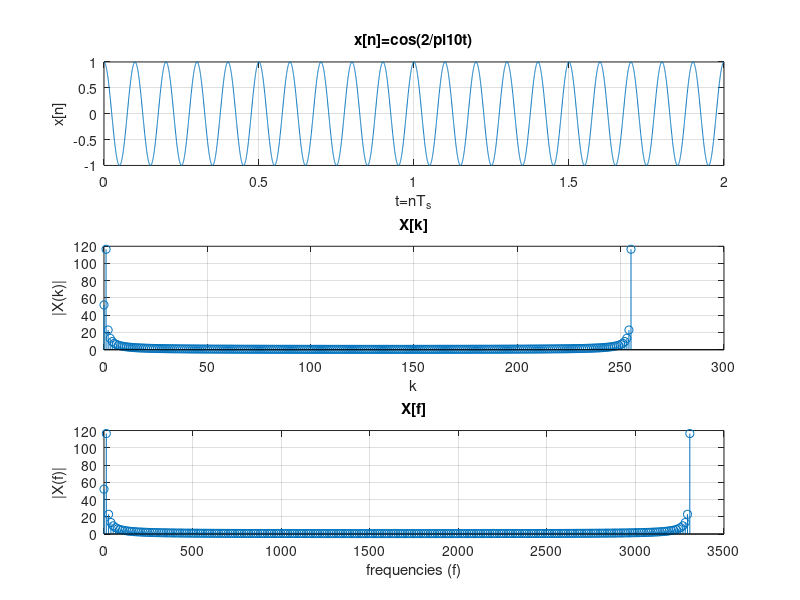

The MATLAB script that drew this image:
close all; clc;
%this code is to take N-point DFT and plotting magnitude response of FFT
f_c = 10;
f_s = 332*f_c;
t = 0:1/f_s:2-1/f_s;
x = cos(2*pi*f_c*t);
%%N-point FFT
N = 256;
X = fft(x,N);
x(1) %DC component of the FFT decompoition is present at iindex 1
abs(X(8:10)) %10Hz cosine signal will register a spike at 8t sample (10/1.25-8) located at index 9
%%Computing frequency axis for plotting
df = f_s/N;
sampleindex = 0:N-1;
f = sampleindex*df;

nyquistindex = N/2+1;
pnf = X(nyquistindex-2 : nyquistindex+2).'

subplot(3,1,1)
plot(t,x);hold on;grid on;
title('x[n]=cos(2/pi10t)')
xlabel('t=nT_s')
ylabel('x[n]')

subplot(3,1,2)
stem(sampleindex,abs(X))
title('X[k]')
xlabel('k')
ylabel('|X(k)|')
grid on;

subplot(3,1,3)
stem(f,abs(X))
title('X[f]')
xlabel('frequencies (f)')
ylabel('|X(f)|')
grid on;